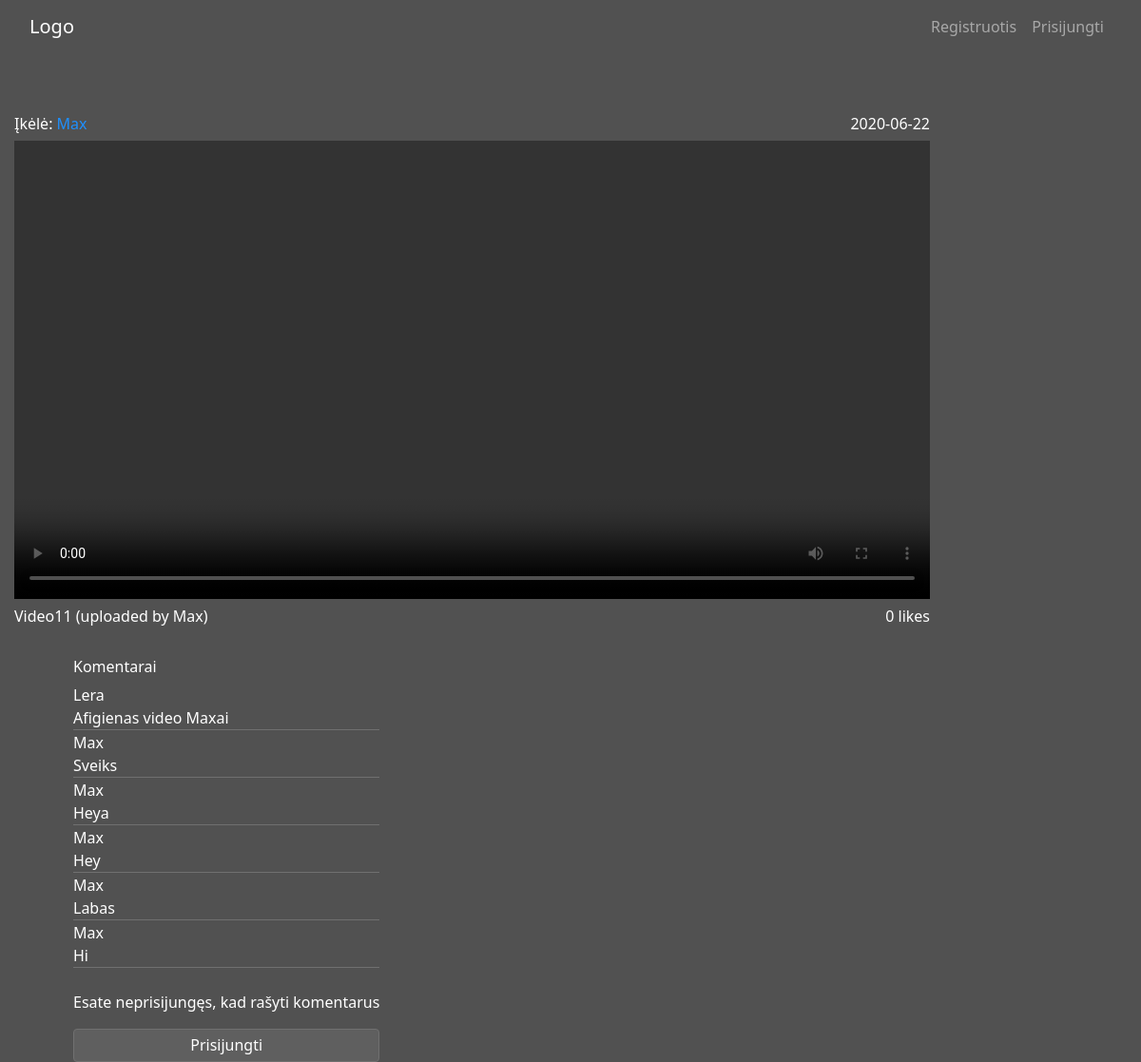
Before: /post/24 with the older database file.
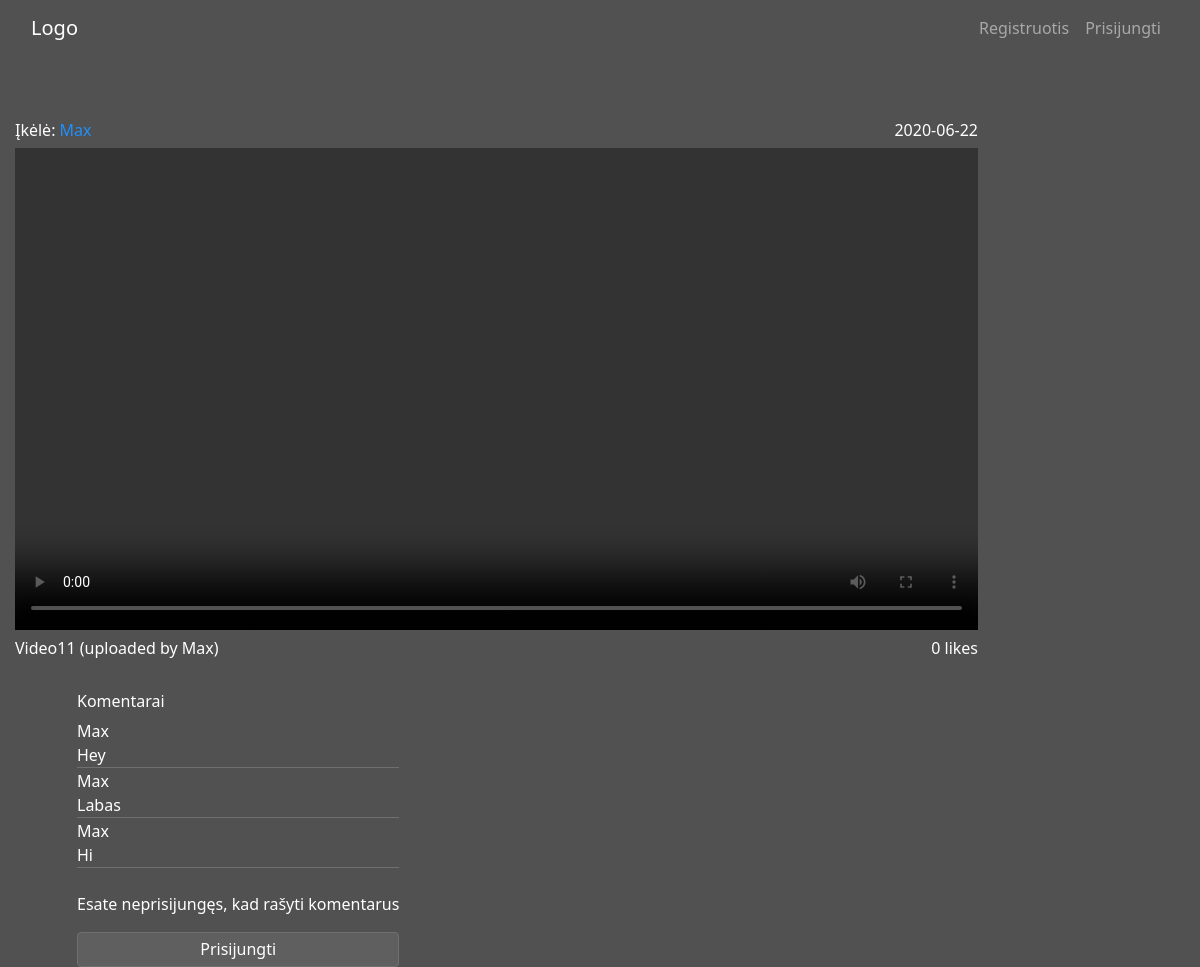
After: the same page with the newer database file.
### web_app/models.py (models this page shows, shortened)
class Post(models.Model):
    user = models.ForeignKey(User, on_delete=models.PROTECT)
    title = models.CharField(max_length=150, blank=False)
    likes = models.PositiveIntegerField(default=0)
    video = models.FileField(upload_to="videos/", null=True)
    date_posted = models.DateTimeField(default=timezone.now)
    liked = models.ManyToManyField(User, default=None, blank=True, related_name="liked")

### users/models.py (models this page shows, shortened)
class Comment(models.Model):
    posted_by = models.ForeignKey(User, on_delete=models.PROTECT)
    comment = models.TextField(max_length=400, blank=True)
    post = models.ForeignKey(Post, on_delete=models.CASCADE)
    created_on = models.DateTimeField(default=timezone.now)
    class Meta:
        ordering = ["-created_on"]

### web_app/views.py (the view, shortened to what this page needs)
# urls.py: path("post/<int:pk>", web_app_views.PostDetailView.as_view(), name="post-detail"),
class PostDetailView(DetailView):
    model = Post
    template_name = "web_app/post_detail.html"
    form_class = CommentForm
    def get(self, request, *args, **kwargs):
        form = self.form_class
        post = Post.objects.get(pk=self.kwargs["pk"])
        comments = Comment.objects.filter(post__pk=self.kwargs["pk"])
        context = {"comment_form": form, "comments": comments, "post": post}
        return render(request, self.template_name, context)

### web_app/templates/web_app/post_detail.html (shortened to what this page needs)
{% extends 'web_app/base.html' %}
{% block content %}
<section class="main">
    <div class="container container-main" id="container-popup">
        <div id='video-detail' class="profile-videos">
            <div class="" style="width: 963px">
                <div class="text-main">
                    <p>Įkėlė: <a href="{% url 'profile' post.user.username %}">{{ post.user }}</a></p>
                    <p>{{ post.date_posted|date:'Y-m-d' }}</p>
                </div>
                <video width='963' controls>
                    <source src='{{ post.video.url }}' type='video/mp4'>
                </video>
                <div class="text-main">
                    <p>{{ post.title }} (uploaded by {{ post.user }})</p>
                    {% if not request.user.is_authenticated %}
                    <p>{{ post.liked.all.count }} likes</p>
                    {% endif %}
                </div>
            </div>
            <div class="comments-wrapper">
                <h5>Komentarai</h5>
                {% for comment in comments %}
                <p>{{ comment.posted_by }}</p>
                <p>{{ comment.comment }}</p>
                <hr>
                {% endfor %}
                {% if user.is_authenticated %}
                <h5>Rašyti komentarą:</h5>
                <form action="" method="POST" novalidate>
                    {% csrf_token %}
                    <label for="id_comment"></label>
                    <textarea class="form-control-update form-control-comment" name="comment"
                        placeholder="Jūsų komentaras čia..." maxlength="400" id="id_comment"></textarea>
                    {% if comment_form.errors %}
                    {% for field in comment_form %}
                    {% for error in field.errors %}
                    <p class="invalid-feedback-custom"><strong>{{ error|escape }}</strong></p>
                    {% endfor %}
                    {% endfor %}
                    {% endif %}
                    <button class="btn btn-custom btn-outline-info" id="btn-upload3" type="submit">Skelbti</button>
                </form>
                {% else %}
                <h5>Esate neprisijungęs, kad rašyti komentarus</h5>
                <a style="text-decoration: none;" href="{% url 'login' %}"><button
                        class="btn btn-custom btn-outline-info" id='btn-upload3' type="submit">Prisijungti</button></a>
                {% endif %}
            </div>
        </div>
    </div>
</section>
{% endblock content %}

### web_app/templates/web_app/base.html (shortened to what this page needs)
{% load static %}
<!DOCTYPE html>
<html lang="en">
<head>
    <link rel="stylesheet" href="https://maxcdn.bootstrapcdn.com/bootstrap/4.0.0/css/bootstrap.min.css"
>
    <link rel="stylesheet" type="text/css" href="{% static 'web_app/main.css' %}">
</head>
<body>
    <header class="site-header">
        <nav class="navbar navbar-expand-lg navbar-dark fixed-top" id="navbar-popup">
            <div class="container-fluid">
                <a class="navbar-brand mr-4" href="{% url 'home' %}">Logo</a>
                <div class="collapse navbar-collapse" id="navbarToggle">
                    <div class="navbar-nav">
                        {% if request.user.is_authenticated %}
                        <a class="nav-item nav-link" href="{% url 'post-upload' %}">Įkelti video</a>
                        <a class="nav-item nav-link" href="{% url 'profile' user.username %}">Profilis</a>
                        <a class="nav-item nav-link" href="{% url 'logout' %}">Atsijungti</a>
                        {% else %}
                        <a class="nav-item nav-link" href="{% url 'register' %}">Registruotis</a>
                        <a class="nav-item nav-link" href="{% url 'login' %}">Prisijungti</a>
                        {% endif %}
                    </div>
                </div>
            </div>
        </nav>
    </header>
    {% block content %}
    {% endblock content %}
</body>
</html>

### web_app/static/web_app/main.css (style rules this page uses)
html, body { font-family: 'Segoe UI', Tahoma, Geneva, Verdana, sans-serif; min-height: 100vh; }
a { text-decoration: none; color: dodgerblue; }
.navbar { background-color: #515151; }
.navbar-collapse { flex-grow: 0; }
.main { margin-top: 56px; }
.container-main { max-width: 1440px; background-color: #515151; min-height: 100vh; }
h1, h2, h3, h5 { color: white; }
.profile-videos { padding-top: 147px; display: flex; flex-wrap: wrap; }
#video-detail { padding-top: 62px; }
.btn-custom { display: block; margin-top: 83px; max-width: 484px; width: 100%; height: 50px; margin-left: auto; margin-right: auto; color: white; background-color: #5F5F5F; border-color: #707070; }
#btn-upload1, #btn-upload3 { margin-top: 347px; max-width: 345px; width: 100%; height: 35px; line-height: 1; }
#btn-upload3 { margin-top: 18px; }
.text-main { display: flex; justify-content: space-between; align-items: baseline; height: 30px; color: white; }
.comments-wrapper { margin-left: 62px; color: white; }
.comments-wrapper p, hr { margin: 0; }
.comments-wrapper hr { border-top: 1px solid #707070; height: 1px; }
.comments-wrapper h5 { margin-top: 26px; font-size: 16px; }
video { max-width: 100%; height: auto; }

Changed rows visible on the page:
removed Comment: posted_by "Lera", comment "Afigienas video Maxai"
removed Comment: posted_by "Max", comment "Sveiks"
removed Comment: posted_by "Max", comment "Heya"
